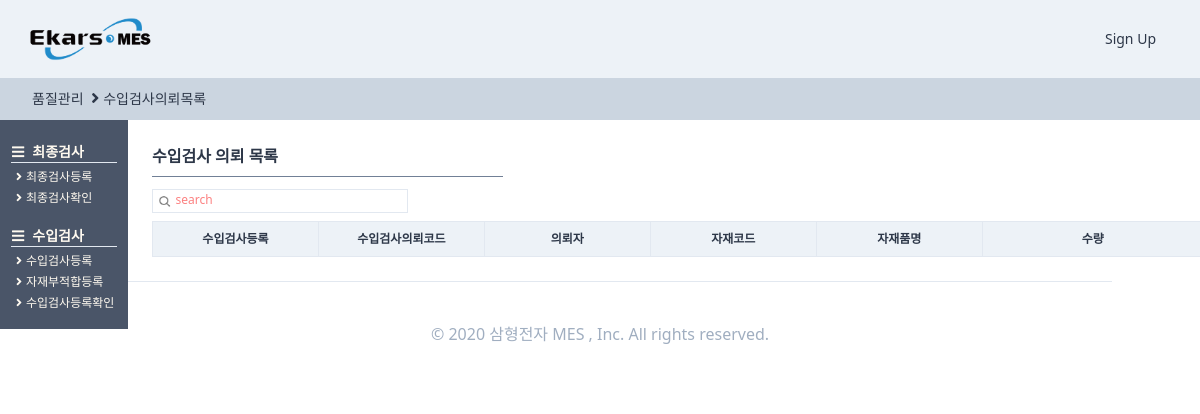
The app's page /qualitycontrols/materialchecklist/, older data.
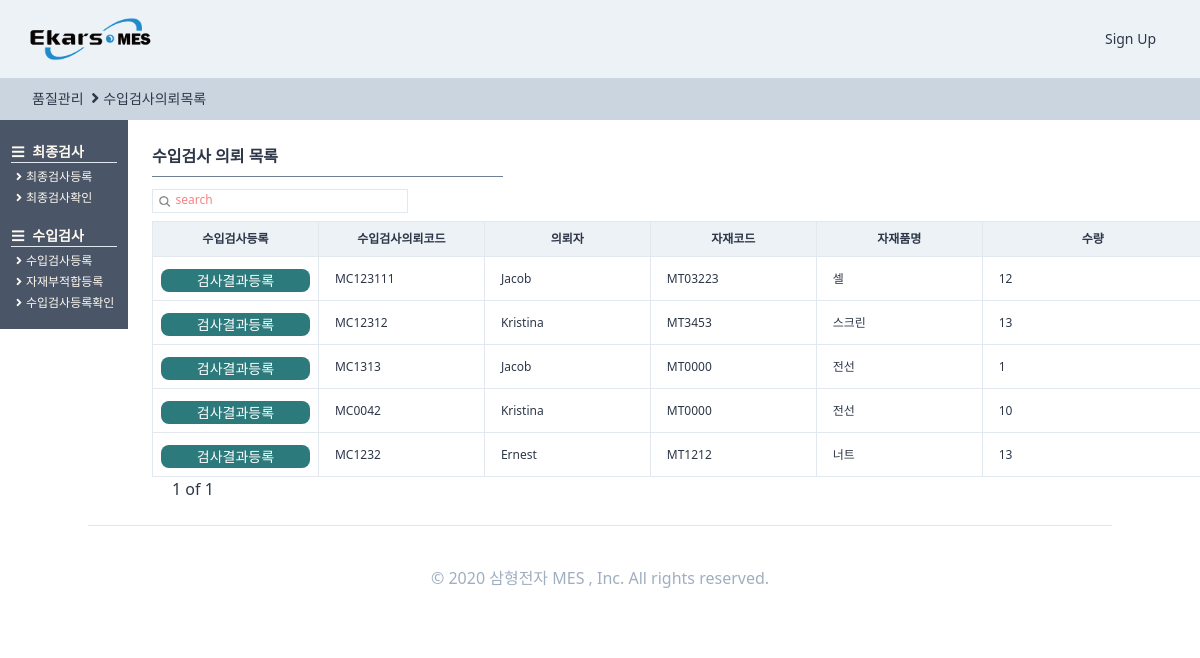
The same page, newer data.
### qualitycontrols/models.py (models this page shows, shortened)
class MaterialCheckRegister(TimeStampedModel):
    수입검사의뢰코드 = models.CharField(max_length=30)
    의뢰자 = models.ForeignKey(
        users_models.User, related_name="수입검사의뢰", on_delete=models.SET_NULL, null=True
    )
    자재 = models.ForeignKey(
        SI_models.Material, related_name="수입검사의뢰", on_delete=models.SET_NULL, null=True
    )
    수량 = models.IntegerField()
    class Meta:
        verbose_name = "수입검사의뢰"
        verbose_name_plural = "수입검사의뢰"

### users/models.py (models this page shows)
class User(AbstractUser,TimeStampedModel):
    부서 = models.ForeignKey(
        "Part", related_name="user", on_delete=models.CASCADE, null=True
    )
    class Meta:
        verbose_name = "사용자"
        verbose_name_plural = "사용자"
    def __str__(self):
        return self.first_name

### StandardInformation/models.py (models this page shows, shortened)
class Material(TimeStampedModel):
    EA = "EA"
    ROLL = "ROLL"
    BOX = "BOX"
    SET = "SET"
    봉 = "봉"
    단위_CHOICES = (
        (EA, "EA"),
        (ROLL, "ROLL"),
        (BOX, "BOX"),
        (SET, "SET"),
        (봉, "봉"),
    )
    자재 = "자재"
    부분품 = "부분품"
    상품 = "상품"
    품목_CHOICES = (
        (자재, "자재"),
        (부분품, "부분품"),
        (상품, "상품"),
    )
    자재코드 = models.CharField(max_length=60, blank=True)
    품목 = models.CharField(
        choices=품목_CHOICES, max_length=4, null=True, blank=True, default=자재
    )
    자재품명 = models.CharField(max_length=30, blank=True)
    규격 = models.CharField(max_length=30, blank=True)
    단위 = models.CharField(choices=단위_CHOICES, max_length=4, blank=True, default=EA)
    자재공급업체 = models.ForeignKey(
        "SupplyPartner",
        related_name="제공자재",
        on_delete=models.SET_NULL,
        null=True,
        blank=True,
    )
    단가 = models.IntegerField(null=True)
    특이사항 = models.TextField(blank=True)
    class Meta:
        verbose_name = "자재"
        verbose_name_plural = "자재"

### qualitycontrols/views.py (the view)
class materialchecklist(core_views.onelist):
    pass

### core/views.py (called while the page is built, shortened)
    def get_first_queryset(self, request):
        self.search = request.GET.get("search")
        if self.search is None:
            materialchecklist = QC_models.MaterialCheckRegister.objects.all().order_by(
                "-created"
            )
            queryset = []
            for s in materialchecklist:
                try:
                    s.수입검사
                except:
                    queryset.append(s)
            self.s_bool = False
        return queryset

    def get_page(self):
        self.queryset = self.get_first_queryset(self.request)
        self.pagediv = 7
        self.totalpage = int(math.ceil(len(self.queryset) / self.pagediv))
        self.paginator = Paginator(self.queryset, self.pagediv, orphans=0)
        self.page = self.request.GET.get("page", "1")
        self.queryset = self.paginator.get_page(self.page)
        self.nextpage = int(self.page) + 1
        self.previouspage = int(self.page) - 1
        self.notsamebool = True
        self.nonpage = False
        if self.totalpage == 0:
            self.nonpage = True
        if int(self.page) == self.totalpage:
            self.notsamebool = False
        if (self.search is None) or (self.search == ""):
            self.search = "search"

    def get(self, request):
        self.get_page()
        return render(
            request,
            self.templatename,
            {
                "queryset": self.queryset,
                "page": self.page,
                "totalpage": self.totalpage,
                "notsamebool": self.notsamebool,
                "nextpage": self.nextpage,
                "previouspage": self.previouspage,
                "nonpage": self.nonpage,
                "search": self.search,
                "s_bool": self.s_bool,
            },
        )

### templates/qualitycontrols/materialchecklist.html (shortened to what this page needs)
{%extends "qualitycontrols/qualitycontrolshome.html"%}
{% load static%}
{%block head_title%}
</a><i class="fas fa-angle-right mx-1 text-base"></i>수입검사의뢰목록
{%endblock head_title %}
{%block main_contens%}
<div class="flex flex-col">
    <div class="w-11/12 h-full ml-32 -mt-6 font-semibold pt-12 flex flex-col">
        <div class="flex flex-col">
            <div class="flex flex-col p-6 w-full ">
                <span class="border-b w-1/3 mb-3 border-gray-600 pb-2 font-semibold text-base">수입검사 의뢰 목록</span>
                <div class="w-64 border h-6 mb-2">
                    <form method="get" action="" class="w-full flex ">
                        <button class="w-4 h-4 mt-1 ml-1  rounded-xl bg-cover bg-center"
                            style="background-image:url({% static 'img/search.png' %});"></button>
                        <input name="search"
                            class="ml-1 w-full border-none search-box text-xs font-medium placeholder-red-400 focus: outline-none"
                            placeholder={{search}} />
                    </form>
                </div>
                <div class="flex ">
                    <div class="flew flex-col">
                        <table class="table-fixed font-light text-xs w-full">
                            <thead>
                                <tr>
                                    <th class="border bg-gray-200 px-2 py-2 w-24">수입검사등록</th>
                                    <th class="border bg-gray-200 px-4 py-2 w-24">수입검사의뢰코드</th>
                                    <th class="border bg-gray-200 px-4 py-2 w-24">의뢰자</th>
                                    <th class="border bg-gray-200 px-4 py-2 w-24">자재코드</th>
                                    <th class="border bg-gray-200 px-4 py-2 w-24">자재품명</th>
                                    <th class="border bg-gray-200 px-4 py-2 w-32">수량</th>
                                </tr>
                            </thead>
                            <tbody>
                                {%for list in queryset%}
                                <tr>
                                    <td class="border px-2 py-2 font-bold
                                    text-blue-800 justify-center">
                                        <a href="{%url "qualitycontrols:materialcheckregister" list.pk %}">
                                            <div
                                                class="btn-link hover:bg-blue-800 bg-teal-700 hover:font-bold mt-1 mb-0  w-full">
                                                검사결과등록
                                            </div>
                                        </a>
                                    </td>
                                    <td class="border px-4 py-2  hover:text-blue-700 ">
                                        {{list.수입검사의뢰코드}}</td>
                                    <td class="border px-4 py-2">{{list.의뢰자}}</td>
                                    <td class="border px-4 py-2">{{list.자재.자재코드}}</td>
                                    <td class="border px-4 py-2">{{list.자재.자재품명}}</td>
                                    <td class="border px-4 py-2">{{list.수량}}</td>
                                </tr>
                                {%endfor%}
                            </tbody>
                        </table>
                        {%if nonpage%}
                        {%else%}
                        <div class="flex ml-2">
                            <span class="mx-3 font-medium  text-base">{{page}} of
                                {{totalpage}}</span>
                        </div>
                        {%endif%}
                    </div>
                </div>
            </div>
        </div>
    </div>
    {%endblock main_contens %}

### templates/qualitycontrols/qualitycontrolshome.html (shortened to what this page needs)
{%extends "base.html"%}
{%load static%}
{% block content %}
<div class="w-full bg-gray-400 h-10 items-center -mt-4 font-normal fixed justify-center text-sm py-2 pl-8 ">
    <a class="hover:font-bold" href="{% url "qualitycontrols:qualitycontrolshome"%}">
        <div class="">품질관리
    </a>{%block head_title%} {%endblock head_title %}</div>
<div class="flex">
    <div class="w-32 mx-auto h-10/12 fixed items-center font-semibold justify-center pt-5 bg-gray-700 mt-6">
        <div class="font-base text-sm text-left text-orange-100 py-px">
            <i class="fas fa-bars mr-2 ml-3"></i><a href="{% url "qualitycontrols:qualitycontrolshome"%}">최종검사</a>
            <div class="border-t h-px w-10/12 self-center mx-auto py-px "></div>
            <div class="text-left ml-4 mb-4">
                <div>
                    <a href="{% url "qualitycontrols:finalchecklist"%}">
                        <span class=" font-light text-xs text-orange-100 hover:font-bold">
                            <i class="fas fa-angle-right mr-1"></i>최종검사등록</span></a></div>
                <div>
                    <a href="{% url "qualitycontrols:finalcheckdonelist"%}">
                        <span class=" font-light text-xs justify-center text-orange-100  hover:font-bold">
                            <i class="fas fa-angle-right mr-1"></i>최종검사확인</span></a></div>
            </div>
        </div>
        <div class="font-base text-sm text-left text-orange-100 py-px">
            <i class="fas fa-bars mr-2 ml-3"></i><a href="{% url "qualitycontrols:qualitycontrolshome"%}">수입검사</a>
            <div class="border-t h-px w-10/12 self-center mx-auto py-px "></div>
            <div class="text-left ml-4 mb-4">
                <div>
                    <a href="{% url "qualitycontrols:materialchecklist"%}">
                        <span class=" font-light text-xs text-orange-100 hover:font-bold">
                            <i class="fas fa-angle-right mr-1"></i>수입검사등록</span></a></div>
                <div>
                    <a href="{% url "qualitycontrols:lowmateriallist"%}">
                        <span class=" font-light text-xs justify-center text-orange-100  hover:font-bold">
                            <i class="fas fa-angle-right mr-1"></i>자재부적합등록</span></a></div>
                <div>
                    <a href="{% url "qualitycontrols:materialcheckalllist"%}">
                        <span class=" font-light text-xs justify-center text-orange-100  hover:font-bold">
                            <i class="fas fa-angle-right mr-1"></i>수입검사등록확인</span></a></div>
            </div>
        </div>
    </div>
    {%block main_contens%}{%endblock main_contens %}
    </div>
</div>
{%endblock content %}

### templates/base.html (shortened to what this page needs)
{% load static%}
{% load i18n %}
<!DOCTYPE html>
<html lang="en">
<head>
    <link rel="stylesheet" href="https://use.fontawesome.com/releases/v5.11.2/css/all.css">
    <link rel="stylesheet" href="{% static 'css/styles.css'%}">
</head>
<body class="text-gray-800 mt-24 font-light">
    <header
        class="container bg-gray-200 max-w-full inset-0 flex items-center justify-between px-6 h-20 border-b-2 border-gray-400 fixed bg-white">
        <div class="flex items-center w-1/3">
            <a href="{% url "core:home"%}"><img class=" h-12" src="{% static 'img/logo.png'%}" /></a>
        </div>
        {% include "partials/navigation.html"%}
    </header>
    {% block content %}
    {% endblock %}
</body>
{% include "partials/footer.html"%}
</html>

### templates/partials/navigation.html
{% load static%}
<ul class="flex items-center text-sm font-medium h-full">
        {% if user.is_authenticated %}
        <li class="nav_link"><a href="{%url "users:logout"%}">로그아웃</a></li>
        {% else %}
        <li class="nav_link"><a href="{%url "users:signup"%}">Sign Up</a></li>
        {% endif %}
</ul>

### templates/partials/footer.html
{% load i18n %}
<footer class=" h-full container mx-auto text-center py-10 border-t font-medium text-gray-500">
    &copy; {% trans '2020 삼형전자 MES , Inc. All rights reserved.' %}
</footer>

Row changes from the older to the newer data that the page shows:
added MaterialCheckRegister: 수입검사의뢰코드 "MC123111", 의뢰자 "Jacob", 자재.자재코드 "MT03223", 자재.자재품명 "셀", 수량 "12"
added MaterialCheckRegister: 수입검사의뢰코드 "MC12312", 의뢰자 "Kristina", 자재.자재코드 "MT3453", 자재.자재품명 "스크린", 수량 "13"
added MaterialCheckRegister: 수입검사의뢰코드 "MC1313", 의뢰자 "Jacob", 자재.자재코드 "MT0000", 자재.자재품명 "전선", 수량 "1"
added MaterialCheckRegister: 수입검사의뢰코드 "MC0042", 의뢰자 "Kristina", 자재.자재코드 "MT0000", 자재.자재품명 "전선", 수량 "10"
added MaterialCheckRegister: 수입검사의뢰코드 "MC1232", 의뢰자 "Ernest", 자재.자재코드 "MT1212", 자재.자재품명 "너트", 수량 "13"
Text that changed along with them:
{{ page }}: (not shown) → "1"
{{ totalpage }}: (not shown) → "1"
text now shown: "of"
